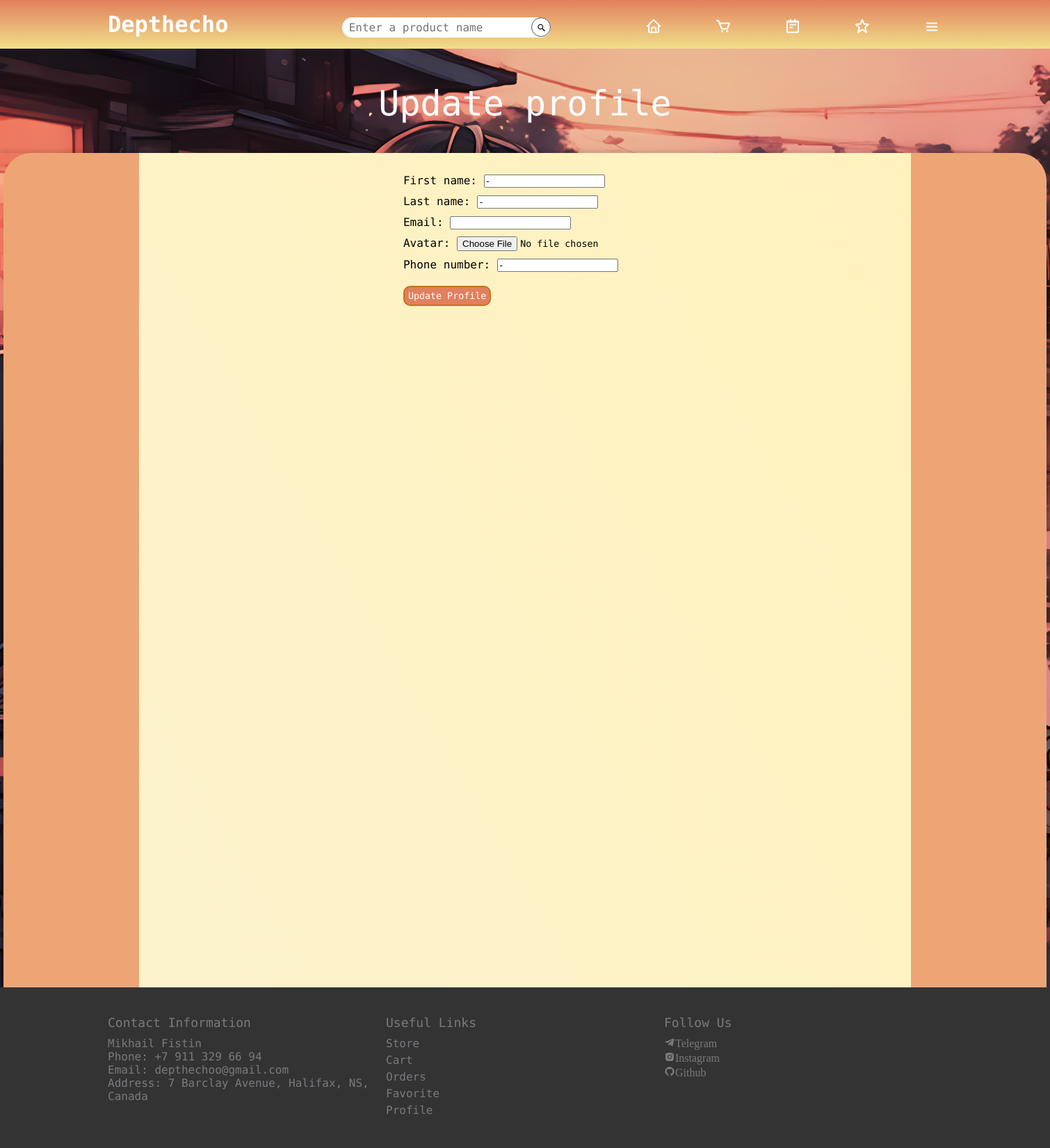
The app's page /update-profile/ (signed in), older data.
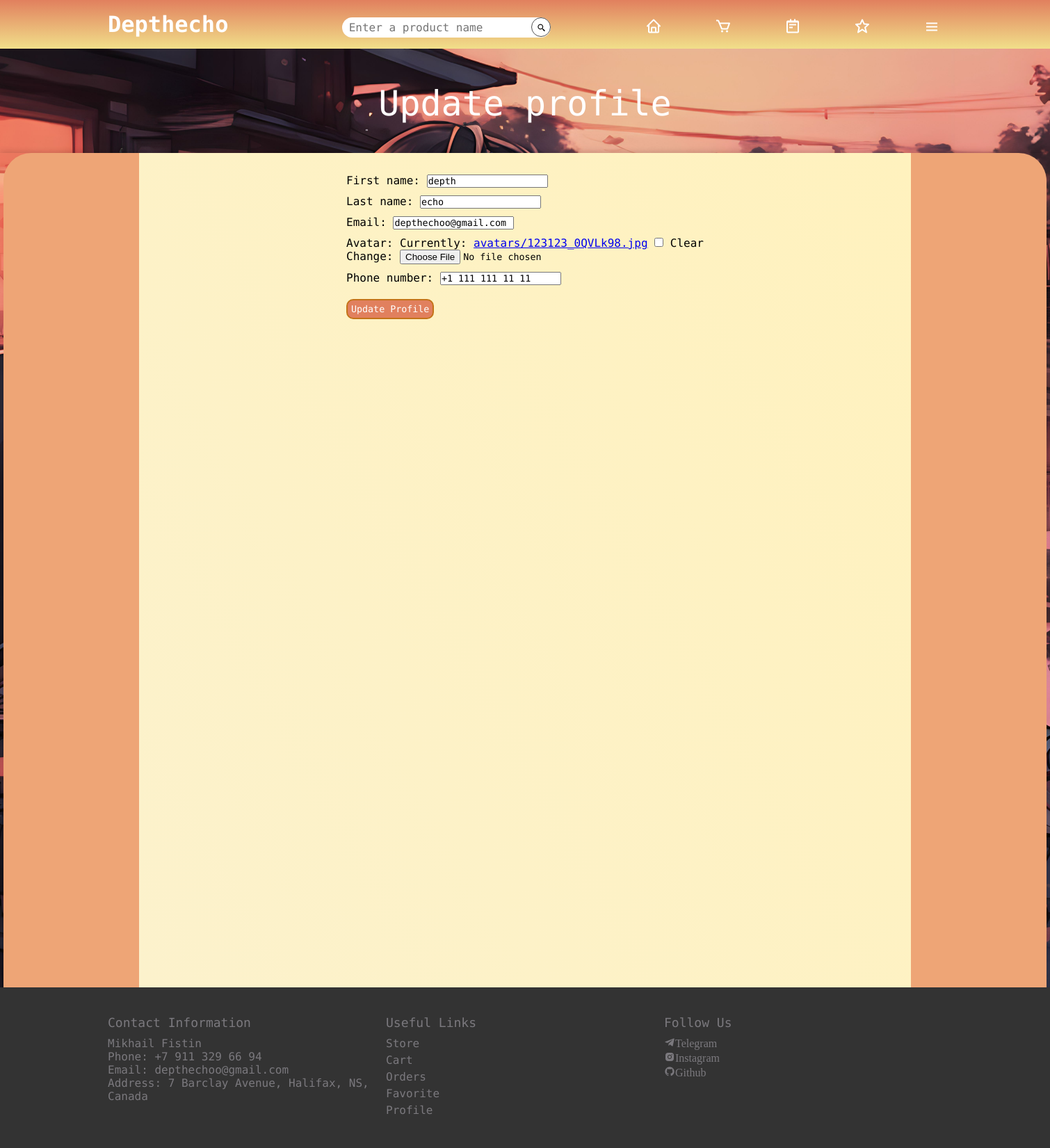
The same page, newer data.
### user_profile/models.py (models this page shows, shortened)
class UserProfile(models.Model):
    user = models.OneToOneField(CustomUser, on_delete=models.CASCADE, related_name='profile')
    username = models.CharField(max_length=150, unique=True)
    first_name = models.CharField(max_length=50, default="-")
    last_name = models.CharField(max_length=50, default="-")
    email = models.EmailField()
    avatar = models.ImageField(upload_to='avatars/', null=True, blank=True, default='avatars/default.png')
    phone_number = models.CharField(max_length=20, null=True, blank=True, default="-")

### user_profile/views.py (the view)
# urls.py: path('update-profile/', views.update_profile, name='update-profile'),
@login_required(login_url='login-page')
def update_profile(request):
    user = request.user
    try:
        profile = UserProfile.objects.get(user=user)
    except UserProfile.DoesNotExist:
        profile = None
    if request.method == 'POST':
        form = CustomUserProfileForm(request.POST, request.FILES, instance=profile)
        if form.is_valid():
            profile = form.save(commit=False)
            profile.user = request.user
            profile.save()
            return redirect('profile')
    else:
        form = CustomUserProfileForm(instance=profile)
    return render(request, 'user_profile/update_profile.html', {'form': form})

### user_profile/forms.py
class CustomUserProfileForm(forms.ModelForm):
    class Meta:
        model = UserProfile
        fields = ['first_name', 'last_name', 'email', 'avatar', 'phone_number']

### user_profile/templates/user_profile/update_profile.html (shortened to what this page needs)
{% extends 'mainpage/base.html' %}
{% load static %}
{% block content %}
{% include 'mainpage/main_header.html' %}
<div class="profile-page-body">
    <div class="empty-space">
        <h1 class="store-header">
            Update profile
        </h1>
    </div>
    <section class="update-profile-page-main">
        <div class="update-profile-page-content">
            <div class="update-profile-page-container">
                <form method="post" enctype="multipart/form-data">
                    {{ form.as_p }}
                    <button type="submit" class="btn btn-primary">Update Profile</button>
                </form>
            </div>
        </div>
    </section>
</div>
{% endblock %}

Row changes from the older to the newer data that the page shows:
added UserProfile: first_name "depth", last_name "echo", email "depthechoo@gmail.com", phone_number "+1 111 111 11 11"
Text that changed along with them:
form field as_p: (not shown) → "☐"
form field first_name: "-" → (not shown)
form field last_name: "-" → (not shown)
form field phone_number: "-" → (not shown)
text no longer shown: "First name: Last name: Email: Avatar: Phone number:"
text now shown: "First name: Last name: Email: Avatar: Currently: avatars/123123_0QVLk98.jpg Clear Change: Phone number:"
